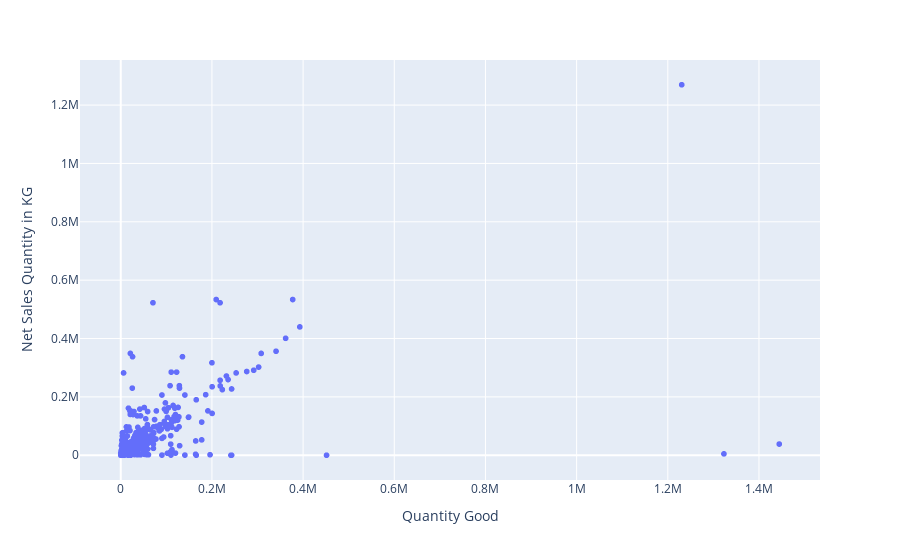

Notebook code for this chart:
### Code cell
px.scatter(merged, 'Quantity Good', 'Net Sales Quantity in KG')

### Figure 1 — Plotly figure (JSON) as saved in the notebook; plotly's stock layout.template omitted (floating-point values rounded to 4 significant figures; data arrays with more than 128 entries replaced by an {"elided": "..."} marker saying what was removed)
{"data": [{"hoverlabel": {"namelength": 0}, "hovertemplate": "Quantity Good=%{x}<br>Net Sales Quantity in KG=%{y}", "legendgroup": "", "marker": {"color": "#636efa", "symbol": "circle"}, "mode": "markers", "name": "", "showlegend": false, "type": "scattergl", "x": {"elided": "1134 float values"}, "xaxis": "x", "y": {"elided": "1134 float values"}, "yaxis": "y"}], "layout": {"legend": {"tracegroupgap": 0}, "margin": {"t": 60}, "xaxis": {"anchor": "y", "domain": [0, 1], "title": {"text": "Quantity Good"}}, "yaxis": {"anchor": "x", "domain": [0, 1], "title": {"text": "Net Sales Quantity in KG"}}}}
